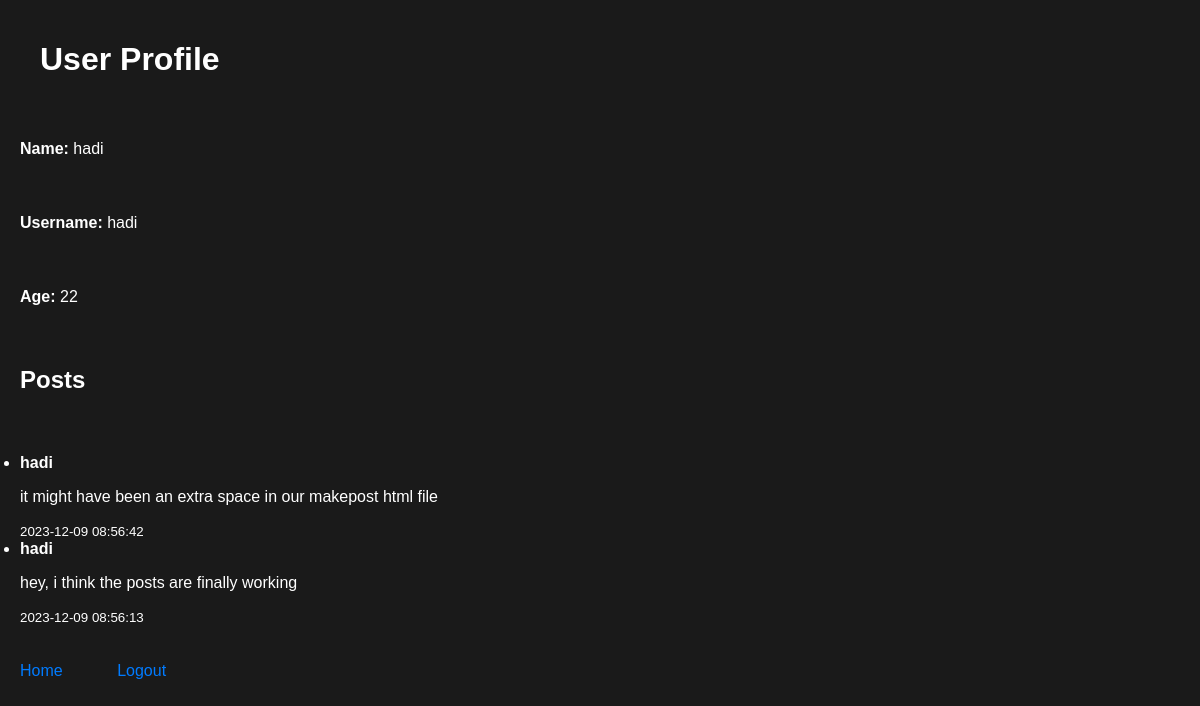
Screenshot of /profile/hadi (signed in) with the database file from the repository.
### tables this page shows
CREATE TABLE users (
        id INTEGER PRIMARY KEY AUTOINCREMENT,
        name TEXT,
        username TEXT UNIQUE,
        password TEXT,
        age INTEGER
    );

CREATE TABLE posts (
        id INTEGER PRIMARY KEY AUTOINCREMENT,
        username TEXT,
        post_content TEXT,
        timestamp DATETIME DEFAULT CURRENT_TIMESTAMP
    );

### app.py (the view)
@app.route('/profile/<username>', methods=['GET'])
@app.route('/profile/<username>', methods=['GET'])
def profile(username):
    print("Username parameter:", username)
    if 'username' in session:
        if username:
            conn = create_connection()
            cursor = conn.cursor()
            cursor.execute('SELECT * FROM users WHERE username = ?', (username,))
            user_data = cursor.fetchone()
            print(user_data)
            """
            cursor.execute('''
                SELECT COUNT(u.username)
                FROM users u
                INNER JOIN following f ON u.id = f.following_id
                INNER JOIN users u2 ON f.follower_id = u2.id
                WHERE u2.username = ?
            ''', (session['username'],))
            following_count = cursor.fetchone()[0]

            conn.close()
            """
            if user_data:
                cursor.execute('SELECT * FROM posts WHERE username = ? ORDER BY timestamp DESC', (username,))
                posts = cursor.fetchall()
                print(posts , "hey")
                conn.close()
                return render_template('profile.html', user=user_data,posts=posts)
            else:
                return "User data not found."
        else:
            return "Username not provided."
    else:
        return redirect(url_for('login'))

### app.py (called while the page is built)
def create_connection():
    conn = None
    try:
        conn = sqlite3.connect(DATABASE_PATH)
    except sqlite3.Error as e:
        print(e)
    return conn

### templates/profile.html (shortened to what this page needs)
<!DOCTYPE html>
<html lang="en">
<head>
    <link rel="stylesheet" href="{{ url_for('static', filename='styles.css') }}">
</head>
<body>
    <h1>User Profile</h1>
    {% if user %}
        <p><strong>Name:</strong> {{ user[1] }}</p>
        <p><strong>Username:</strong> {{ user[2] }}</p>
        <p><strong>Age:</strong> {{ user[4] }}</p>
        <h2>Posts</h2>
        {% if posts %}
            <ul>
                {% for post in posts %}
                    <li>
                        <strong>{{ post[1] }}</strong>
                        <p>{{ post[2] }}</p>
                        <small>{{ post[3] }}</small>
                    </li>
                {% endfor %}
            </ul>
        {% else %}
            <p>No posts available.</p>
        {% endif %}
    {% else %}
        <p>User data not found.</p>
    {% endif %}
    <a href="{{ url_for('home') }}">Home</a>
    <a href="/">Logout</a>
</body>
</html>

### static/styles.css (style rules this page uses)
body { font-family: Arial, sans-serif; margin: 0; padding: 0; background-color: #1a1a1a; color: #fff; }
h1 { color: #fff; margin-left: 20px; }
a { color: #007bff; text-decoration: none; margin-right: 10px; }
body > * { padding: 20px; }

### rows the page displays
users: name "hadi", username "hadi", age "22"
posts: username "hadi", post_content "it might have been an extra space in our makepost html file", timestamp "2023-12-09 08:56:42"
posts: username "hadi", post_content "hey, i think the posts are finally working", timestamp "2023-12-09 08:56:13"
